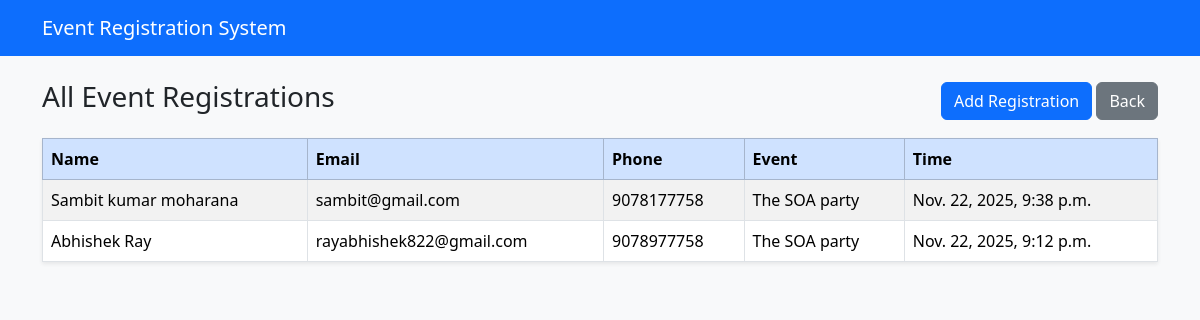
Screenshot of /view/ with the database file from the repository.
### event_app/models.py (models this page shows, shortened)
class Registration(models.Model):
    name = models.CharField(max_length=100)
    email = models.EmailField()
    phone = models.CharField(max_length=15)
    event_name = models.CharField(max_length=100)
    created_at = models.DateTimeField(auto_now_add=True)

### event_app/views.py (the view)
# urls.py: path('view/', views.view_registrations, name='view'),
def view_registrations(request):
    data = Registration.objects.all().order_by('-created_at')
    return render(request, 'view_registrations.html', {'data': data})

### event_app/templates/view_registrations.html (shortened to what this page needs)
<!DOCTYPE html>
<html lang="en">
<head>
    <link href="https://cdn.jsdelivr.net/npm/bootstrap@5.3.2/dist/css/bootstrap.min.css" rel="stylesheet">
</head>
<body class="bg-light">
<nav class="navbar navbar-dark bg-primary">
    <div class="container">
        <a class="navbar-brand" href="/">Event Registration System</a>
    </div>
</nav>
<div class="container mt-4">
    <div class="d-flex justify-content-between align-items-center mb-3">
    <h3>All Event Registrations</h3>
    <div>
        <a href="/" class="btn btn-primary">Add Registration</a>
        <a href="/" class="btn btn-secondary">Back</a>
    </div>
</div>
    <table class="table table-bordered table-striped shadow-sm">
        <thead class="table-primary">
            <tr>
                <th>Name</th>
                <th>Email</th>
                <th>Phone</th>
                <th>Event</th>
                <th>Time</th>
            </tr>
        </thead>
        <tbody>
            {% for r in data %}
            <tr>
                <td>{{ r.name }}</td>
                <td>{{ r.email }}</td>
                <td>{{ r.phone }}</td>
                <td>{{ r.event_name }}</td>
                <td>{{ r.created_at }}</td>
            </tr>
            {% endfor %}
        </tbody>
    </table>
</div>
</body>
</html>

### rows the page displays
Registration: name "Sambit kumar moharana", email "sambit@gmail.com", phone "9078177758", event_name "The SOA party", created_at "Nov. 22, 2025, 9:38 p.m."
Registration: name "Abhishek Ray", email "rayabhishek822@gmail.com", phone "9078977758", event_name "The SOA party", created_at "Nov. 22, 2025, 9:12 p.m."
